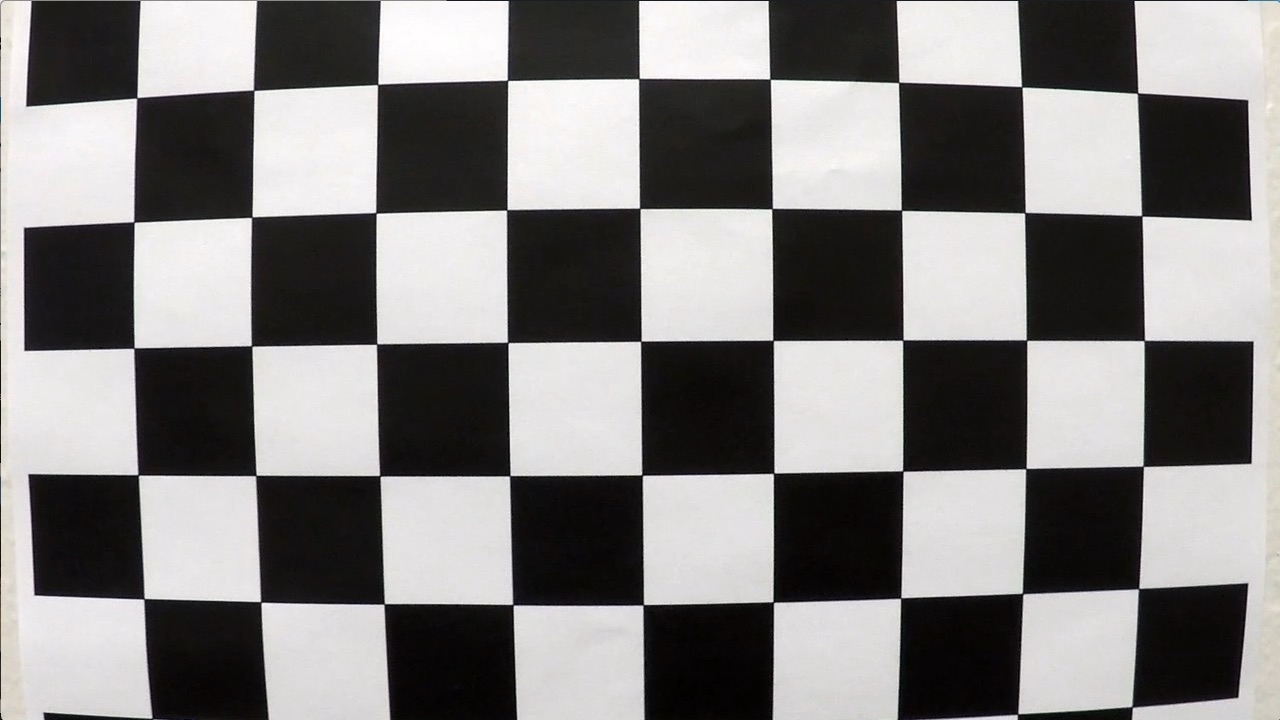
#> input picture camera_cal/calibration1.jpg, 1280 x 720 px; its folder holds 5 pictures in this run; the run also reads 1 picture not shown here
$ jupyter execute --allow-errors Main_temp.ipynb   (shell and % lines are left out)   (older library calls are emulated)
#> lines starting #> are read from the running program, lines starting #| are printed output that depends on the picture; after the words box and inside, x2 and y2 are one past the last pixel; in counts of white or black regions, pixels touching at a corner belong together
[cell 1]
import cv2
import numpy as np
import matplotlib.pyplot as plt
import matplotlib.image as mpimg
import glob
from moviepy.editor import VideoFileClip
from IPython.display import HTML

### Camera Calibration ###
def calibrate(images):
    objp = np.zeros((6*9,3), np.float32)
    objp[:,:2] = np.mgrid[0:9,0:6].T.reshape(-1,2)

    objpoints = []
    imgpoints = []

    for fname in images:
        img = mpimg.imread(fname)
#> img is the input picture: shape (720, 1280, 3); mean R, G, B 130.1, 128.4, 127.8
        gray = cv2.cvtColor(img, cv2.COLOR_RGB2GRAY)

        ret, corners = cv2.findChessboardCorners(gray, (9, 6), None)
#> ret = False; corners = None

        if ret == True:
            objpoints.append(objp)
            imgpoints.append(corners)

    ret, mtx, dist, rvecs, tvecs = cv2.calibrateCamera(objpoints, imgpoints, gray.shape[::-1], None, None)

    return ret, mtx, dist, rvecs, tvecs

images = glob.glob('./camera_cal/calibration*.jpg')
ret, mtx, dist, rvecs, tvecs = calibrate(images)

[cell 2]
## Image Undistortion ###
img = mpimg.imread('./test_images/straight_lines2.jpg')
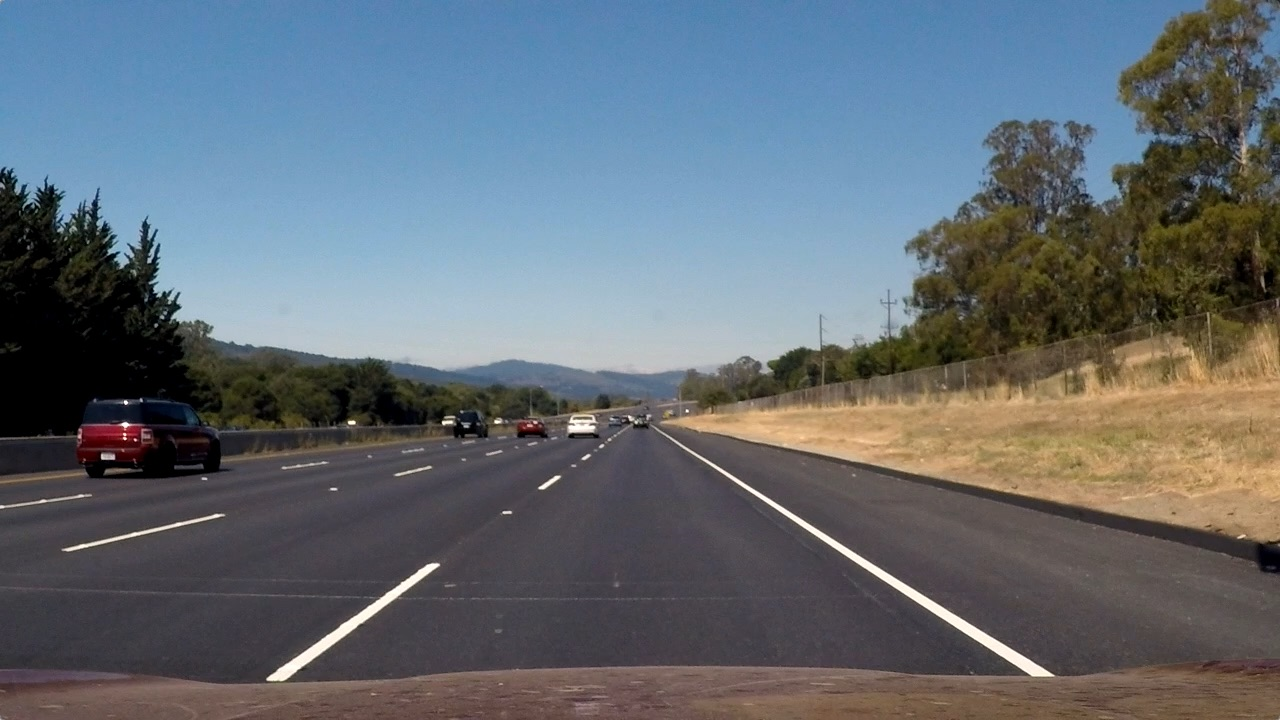
#> input picture test_images/straight_lines2.jpg, 1280 x 720 px
#> img is the input picture: shape (720, 1280, 3); mean R, G, B 99.4, 107.7, 115.1
img_size = (img.shape[1], img.shape[0])
#> img_size = (1280, 720)

undistorted_img = cv2.undistort(img, mtx, dist, None, mtx)

#> (the rest of this cell did not finish here and is left out)

[cell 3]
### Sobel Thresholding in X and Y directions ###
def abs_sobel_thresh(img, orient='x', sobel_kernel=3, thresh=(0,255)):
    gray = cv2.cvtColor(img, cv2.COLOR_RGB2GRAY)
    if orient == 'x':
        sobel = cv2.Sobel(gray, cv2.CV_64F, 1, 0, ksize=sobel_kernel)
    else:
        sobel = cv2.Sobel(gray, cv2.CV_64F, 0, 1, ksize=sobel_kernel)
    abs_sobel = np.absolute(sobel)
    scaled_sobel = np.uint8(255*abs_sobel/np.max(abs_sobel))
    grad_binary = np.zeros_like(scaled_sobel)
    grad_binary[(scaled_sobel >= thresh[0]) & (scaled_sobel <= thresh[1])] = 1

    return grad_binary

### Magnitude Thresholding ###
def mag_thresh(img, sobel_kernel=3, thresh=(0,255)):
    gray = cv2.cvtColor(img, cv2.COLOR_RGB2GRAY)
    sobelx = cv2.Sobel(gray, cv2.CV_64F, 1, 0, ksize=sobel_kernel)
    sobely = cv2.Sobel(gray, cv2.CV_64F, 0, 1, ksize=sobel_kernel)
    mag_xy = np.sqrt(sobelx**2 + sobely**2)
    scaled_mag = np.uint8(255*mag_xy/np.max(mag_xy))
    mag_binary = np.zeros_like(scaled_mag)
    mag_binary[(scaled_mag >= thresh[0]) & (scaled_mag <= thresh[1])] = 1

    return mag_binary

### Directional Thresholding ###
def dir_thresh(img, sobel_kernel=3, thresh=(0, np.pi/2)):
    gray = cv2.cvtColor(img, cv2.COLOR_RGB2GRAY)
    sobelx = cv2.Sobel(gray, cv2.CV_64F, 1, 0, ksize=sobel_kernel)
    sobely = cv2.Sobel(gray, cv2.CV_64F, 0, 1, ksize=sobel_kernel)
    abs_sobelx = np.absolute(sobelx)
    abs_sobely = np.absolute(sobely)
    dir_gradient = np.arctan2(abs_sobely, abs_sobelx)
    dir_binary = np.zeros_like(dir_gradient)
    dir_binary[(dir_gradient >= thresh[0]) & (dir_gradient <= thresh[1])] = 1

    return dir_binary

### HLS Color Space Thresholding ###
def color_thresh(img, thresh=(0, 255)):
    hls = cv2.cvtColor(img, cv2.COLOR_RGB2HLS)
    s_channel = hls[:,:,2]
    s_binary = np.zeros_like(s_channel)
    s_binary[(s_channel >= thresh[0]) & (s_channel <= thresh[1])] = 1

    return s_binary

### Thresholding functions declarations ###
gradx_binary = abs_sobel_thresh(undistorted_img, orient='x', sobel_kernel=3, thresh=(30, 100))
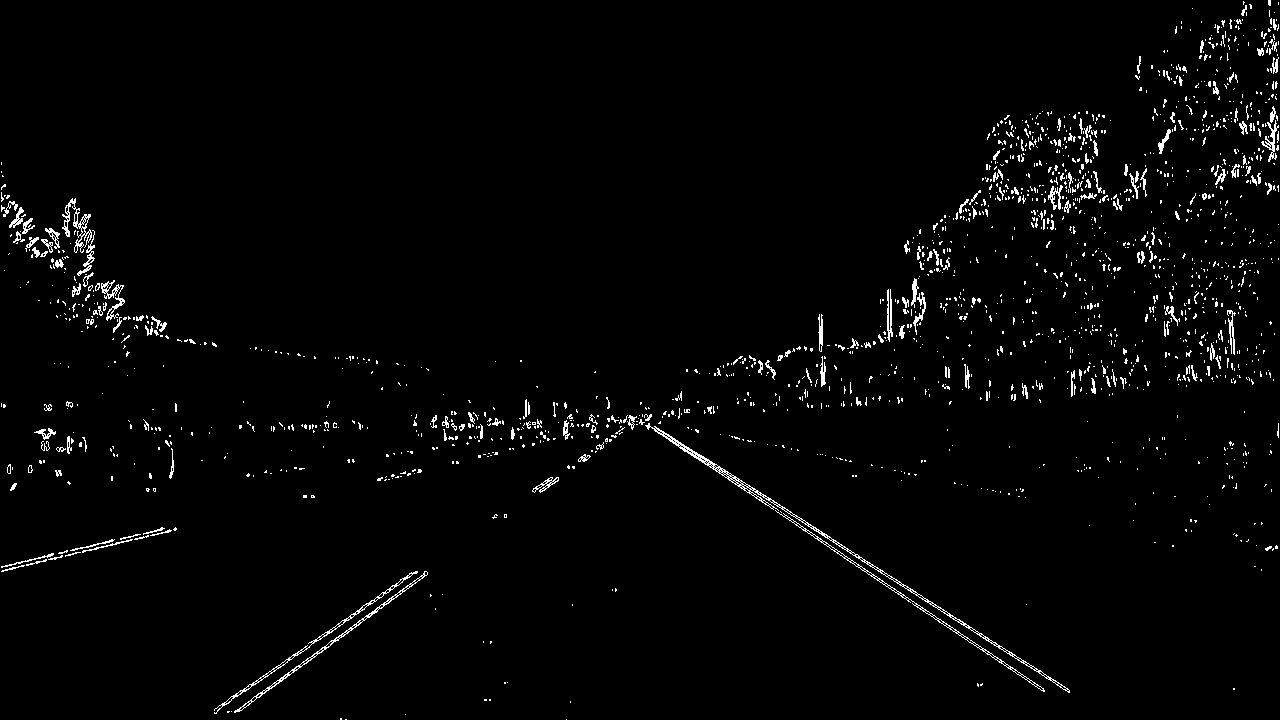
#> gradx_binary: shape (720, 1280); values 0 (black) and 1 (white), 2.1% white in thin lines or dots
grady_binary = abs_sobel_thresh(undistorted_img, orient='y', sobel_kernel=3, thresh=(20, 100))
#> grady_binary: shape (720, 1280); values 0 (black) and 1 (white), 7% white in thin lines or dots
mag_binary = mag_thresh(undistorted_img, sobel_kernel=7, thresh=(80, 250))
#> mag_binary: shape (720, 1280); values 0 (black) and 1 (white), 1.7% white; 246 white regions (182 under 20 px), largest, box (x1, y1, x2, y2) and area: (657, 428, 1070, 693) 3380, (214, 570, 428, 714) 1982, (72, 201, 378, 362) 1824
dir_binary = dir_thresh(undistorted_img, sobel_kernel=15, thresh=(0.7, 1.3))
#> dir_binary: shape (720, 1280) float64; values 0 (black) and 1 (white), 41.3% white in thin lines or dots
s_binary= color_thresh(undistorted_img, thresh=(170, 245))
#> in color_thresh, `hls = cv2.cvtColor(img, cv2.COLOR_RGB2HLS)`: hls: shape (720, 1280, 3); mean of channels 0, 1, 2 85.1, 109.1, 62.6
#> s_binary: shape (720, 1280); values 0 (black) and 1 (white), 1.1% white in thin lines or dots
R = undistorted_img[:,:,0]
G = undistorted_img[:,:,1]
B = undistorted_img[:,:,2]

### Stacked Sobelx and S channel thresholds ###
stacked_sc = np.dstack((np.zeros_like(gradx_binary), gradx_binary, s_binary)) * 255

### Sobelx and S channel binary thresholds combined ###
combined_sc = np.zeros_like(gradx_binary)
combined_sc[(s_binary == 1) | (gradx_binary == 1)] = 1

### All thresholds combined ###
all_combined = np.zeros_like(gradx_binary)
all_combined[((gradx_binary==1) & (grady_binary==1)) | ((mag_binary==1) & (dir_binary==1)) | (s_binary==1)] = 1

### Plotting the results ###
#> (the rest of this cell did not finish here and is left out)

[cell 4]
### Perspective Transform for chessboard images ###
def persp_transform_chess(chess_img, mtx, dist):
    chess_img_size = (chess_img.shape[1], chess_img.shape[0])
    undistorted_img = cv2.undistort(chess_img, mtx, dist, None, mtx)
    gray = cv2.cvtColor(undistorted_img, cv2.COLOR_RGB2GRAY)
    ret, corners = cv2.findChessboardCorners(gray, (9,6), None)
    if ret == True:
        cv2.drawChessboardCorners(undistorted_img, (9,6), corners, ret)
        offset = 100
        src = np.float32([corners[0], corners[8], corners[-1], corners[-9]])
        dst = np.float32([[offset, offset], [img_size[0]-offset, offset],
                         [img_size[0]-offset, img_size[1]-offset], [offset, img_size[1]-offset]])
        M = cv2.getPerspectiveTransform(src, dst)
        warped = cv2.warpPerspective(undistorted_img, M, chess_img_size, flags=cv2.INTER_LINEAR)

        return warped

chess_img = mpimg.imread('./camera_cal/calibration10.jpg')
warped_chessboard = persp_transform_chess(chess_img, mtx, dist)
#> in persp_transform_chess, `cv2.drawChessboardCorners(undistorted_img, (9,6), corners, ret)`:
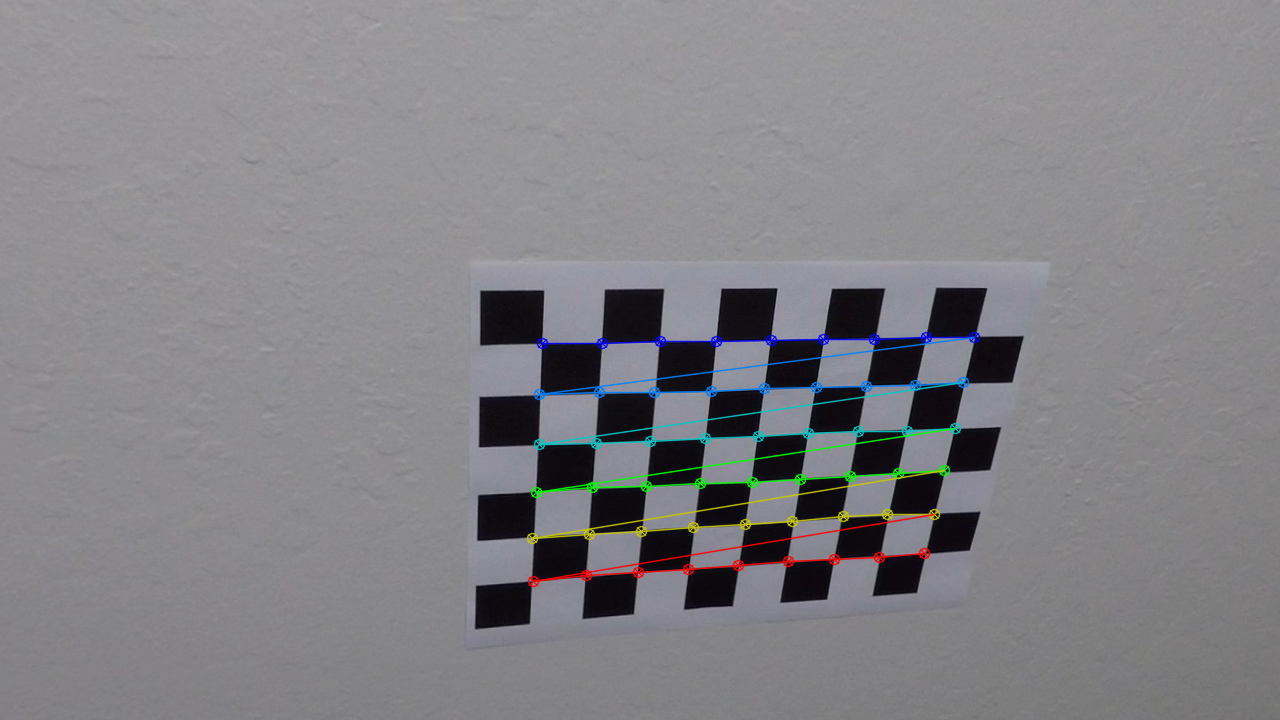
#> undistorted_img: shape (720, 1280, 3); mean R, G, B 130.4, 130.1, 133.6
#> in persp_transform_chess, `warped = cv2.warpPerspective(undistorted_img, M, chess_img_size, flags..`:
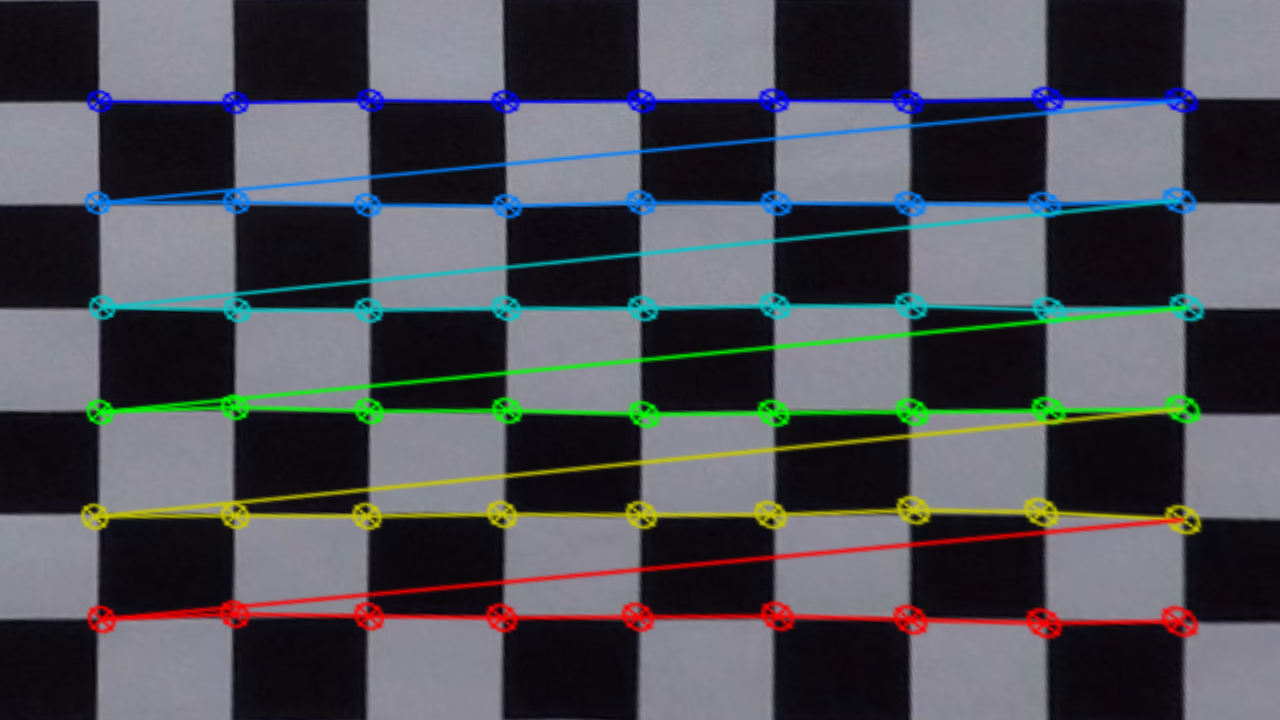
#> warped: shape (720, 1280, 3); mean R, G, B 78.4, 80.2, 86.3

#> (the rest of this cell did not finish here and is left out)
